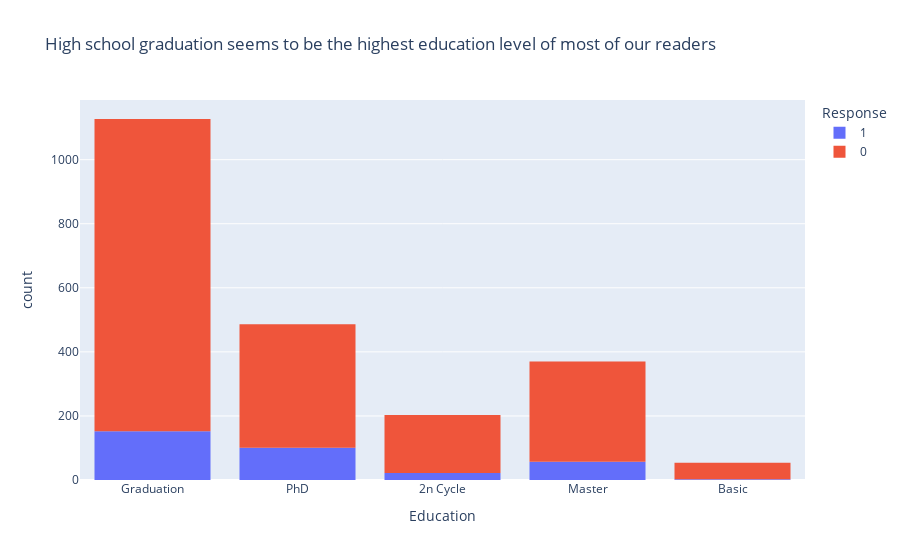

Notebook cell for this chart:
### Code cell
fig = px.histogram(df_clean, x='Education', color='Response', title='High school graduation seems to be the highest education level of most of our readers')
fig

### Figure 1 — Plotly figure (JSON) as saved in the notebook; plotly's stock layout.template omitted (floating-point values rounded to 4 significant figures; data arrays with more than 128 entries replaced by an {"elided": "..."} marker saying what was removed)
{"data": [{"alignmentgroup": "True", "bingroup": "x", "hovertemplate": "Response=1<br>Education=%{x}<br>count=%{y}<extra></extra>", "legendgroup": "1", "marker": {"color": "#636efa"}, "name": "1", "offsetgroup": "1", "orientation": "v", "showlegend": true, "type": "histogram", "x": {"elided": "334 str values"}, "xaxis": "x", "yaxis": "y"}, {"alignmentgroup": "True", "bingroup": "x", "hovertemplate": "Response=0<br>Education=%{x}<br>count=%{y}<extra></extra>", "legendgroup": "0", "marker": {"color": "#EF553B"}, "name": "0", "offsetgroup": "0", "orientation": "v", "showlegend": true, "type": "histogram", "x": {"elided": "1906 str values"}, "xaxis": "x", "yaxis": "y"}], "layout": {"barmode": "relative", "legend": {"title": {"text": "Response"}, "tracegroupgap": 0}, "title": {"text": "High school graduation seems to be the highest education level of most of our readers"}, "xaxis": {"anchor": "y", "domain": [0, 1], "title": {"text": "Education"}}, "yaxis": {"anchor": "x", "domain": [0, 1], "title": {"text": "count"}}}}
